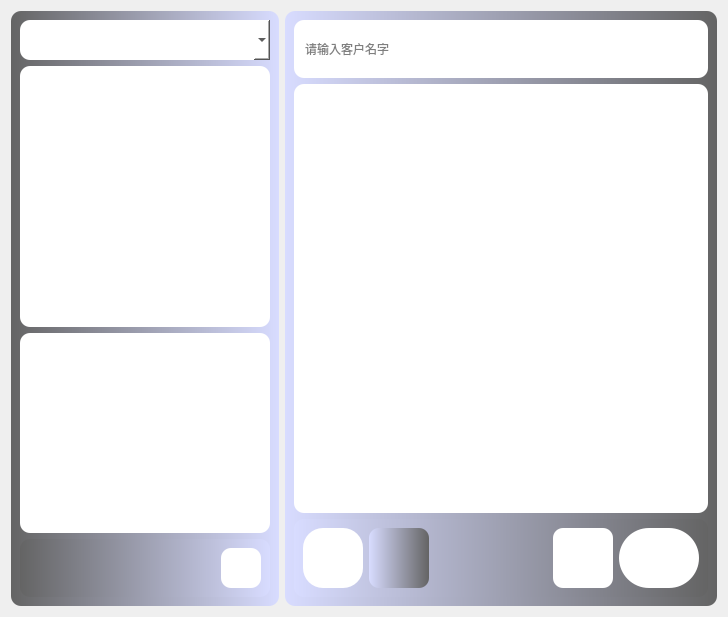
<?xml version="1.0" encoding="UTF-8"?>
<ui version="4.0">
 <class>ChatPage</class>
 <widget class="QWidget" name="ChatPage">
  <property name="geometry">
   <rect>
    <x>0</x>
    <y>0</y>
    <width>728</width>
    <height>617</height>
   </rect>
  </property>
  <property name="windowTitle">
   <string>Form</string>
  </property>
  <property name="styleSheet">
   <string notr="true"/>
  </property>
  <layout class="QHBoxLayout" name="horizontalLayout_4">
   <item>
    <widget class="QWidget" name="widget" native="true">
     <property name="styleSheet">
      <string notr="true">background-color: rgb(216, 220, 255);border-radius: 10px;
background-color: qlineargradient(spread:pad, x1:0, y1:0, x2:1, y2:0, stop:0 rgba(100, 100, 100, 255), stop:1 rgba(216, 220, 255, 255));</string>
     </property>
     <layout class="QVBoxLayout" name="verticalLayout">
      <item>
       <widget class="QComboBox" name="client_select">
        <property name="minimumSize">
         <size>
          <width>0</width>
          <height>40</height>
         </size>
        </property>
        <property name="styleSheet">
         <string notr="true">background-color: rgb(255, 255, 255);</string>
        </property>
       </widget>
      </item>
      <item>
       <widget class="QTextEdit" name="textRecv">
        <property name="styleSheet">
         <string notr="true">border-radius: 10px;background-color: rgb(255, 255, 255);
font: 11pt &quot;华文隶书&quot;;</string>
        </property>
       </widget>
      </item>
      <item>
       <widget class="QTextEdit" name="textSend">
        <property name="maximumSize">
         <size>
          <width>16777215</width>
          <height>200</height>
         </size>
        </property>
        <property name="styleSheet">
         <string notr="true">border-radius: 10px;background-color: rgb(255, 255, 255);
font: 11pt &quot;华文隶书&quot;;</string>
        </property>
       </widget>
      </item>
      <item>
       <widget class="QWidget" name="widget_2" native="true">
        <layout class="QHBoxLayout" name="horizontalLayout">
         <item>
          <spacer name="horizontalSpacer">
           <property name="orientation">
            <enum>Qt::Horizontal</enum>
           </property>
           <property name="sizeHint" stdset="0">
            <size>
             <width>328</width>
             <height>20</height>
            </size>
           </property>
          </spacer>
         </item>
         <item>
          <widget class="QPushButton" name="btnSend">
           <property name="minimumSize">
            <size>
             <width>40</width>
             <height>40</height>
            </size>
           </property>
           <property name="styleSheet">
            <string notr="true">background-color: rgb(255, 255, 255);border-radius: 10px;</string>
           </property>
           <property name="text">
            <string/>
           </property>
           <property name="icon">
            <iconset resource="src.qrc">
             <normaloff>:/images/send.png</normaloff>:/images/send.png</iconset>
           </property>
           <property name="iconSize">
            <size>
             <width>35</width>
             <height>35</height>
            </size>
           </property>
          </widget>
         </item>
        </layout>
       </widget>
      </item>
     </layout>
    </widget>
   </item>
   <item>
    <widget class="QWidget" name="widget_4" native="true">
     <property name="styleSheet">
      <string notr="true">background-color: rgb(0, 255, 255);border-radius: 10px;
background-color: qlineargradient(spread:pad, x1:0, y1:0, x2:1, y2:0, stop:0 rgba(216, 220, 255, 255) , stop:1 rgba(100, 100, 100, 255) );
border-color: rgb(238, 244, 255);</string>
     </property>
     <layout class="QVBoxLayout" name="verticalLayout_3">
      <item>
       <widget class="QWidget" name="widget_6" native="true">
        <property name="styleSheet">
         <string notr="true">background-color: rgb(255, 255, 255);</string>
        </property>
        <layout class="QHBoxLayout" name="horizontalLayout_3">
         <item>
          <widget class="QLineEdit" name="lineEdit">
           <property name="minimumSize">
            <size>
             <width>350</width>
             <height>40</height>
            </size>
           </property>
           <property name="styleSheet">
            <string notr="true">border-radius: 10px;background-color: rgb(255, 255, 255);
border-color: rgb(0, 0, 0);
border-radius: 10px;</string>
           </property>
           <property name="inputMask">
            <string/>
           </property>
           <property name="text">
            <string/>
           </property>
           <property name="placeholderText">
            <string>请输入客户名字</string>
           </property>
          </widget>
         </item>
         <item>
          <widget class="QPushButton" name="btn_search">
           <property name="minimumSize">
            <size>
             <width>40</width>
             <height>40</height>
            </size>
           </property>
           <property name="styleSheet">
            <string notr="true">background-color: rgb(255, 255, 255);
border-radius: 10px;</string>
           </property>
           <property name="text">
            <string/>
           </property>
           <property name="icon">
            <iconset resource="src.qrc">
             <normaloff>:/images/R-C.png</normaloff>:/images/R-C.png</iconset>
           </property>
           <property name="iconSize">
            <size>
             <width>30</width>
             <height>30</height>
            </size>
           </property>
          </widget>
         </item>
         <item>
          <spacer name="horizontalSpacer_3">
           <property name="orientation">
            <enum>Qt::Horizontal</enum>
           </property>
           <property name="sizeHint" stdset="0">
            <size>
             <width>40</width>
             <height>20</height>
            </size>
           </property>
          </spacer>
         </item>
        </layout>
       </widget>
      </item>
      <item>
       <widget class="QTableView" name="tableView">
        <property name="styleSheet">
         <string notr="true">background-color: rgb(255, 255, 255);border-radius: 10px;</string>
        </property>
       </widget>
      </item>
      <item>
       <widget class="QWidget" name="widget_5" native="true">
        <layout class="QHBoxLayout" name="horizontalLayout_2">
         <item>
          <widget class="QPushButton" name="btn_back">
           <property name="minimumSize">
            <size>
             <width>60</width>
             <height>60</height>
            </size>
           </property>
           <property name="styleSheet">
            <string notr="true">border-radius: 20px;background-color: rgb(255, 255, 255);</string>
           </property>
           <property name="text">
            <string/>
           </property>
           <property name="icon">
            <iconset resource="src.qrc">
             <normaloff>:/images/back.png</normaloff>:/images/back.png</iconset>
           </property>
           <property name="iconSize">
            <size>
             <width>50</width>
             <height>50</height>
            </size>
           </property>
          </widget>
         </item>
         <item>
          <widget class="QPushButton" name="btn_submit">
           <property name="minimumSize">
            <size>
             <width>60</width>
             <height>60</height>
            </size>
           </property>
           <property name="styleSheet">
            <string notr="true">color: rgb(255, 255, 255);border-radius: 10px;</string>
           </property>
           <property name="text">
            <string/>
           </property>
           <property name="icon">
            <iconset resource="src.qrc">
             <normaloff>:/images/f15.png</normaloff>:/images/f15.png</iconset>
           </property>
           <property name="iconSize">
            <size>
             <width>50</width>
             <height>50</height>
            </size>
           </property>
          </widget>
         </item>
         <item>
          <spacer name="horizontalSpacer_2">
           <property name="orientation">
            <enum>Qt::Horizontal</enum>
           </property>
           <property name="sizeHint" stdset="0">
            <size>
             <width>40</width>
             <height>20</height>
            </size>
           </property>
          </spacer>
         </item>
         <item>
          <widget class="QPushButton" name="btn_del">
           <property name="minimumSize">
            <size>
             <width>60</width>
             <height>60</height>
            </size>
           </property>
           <property name="styleSheet">
            <string notr="true">background-color: rgb(255, 255, 255);
border-radius: 10px;
</string>
           </property>
           <property name="text">
            <string/>
           </property>
           <property name="icon">
            <iconset>
             <normalon>:/images/del.png</normalon>
            </iconset>
           </property>
           <property name="iconSize">
            <size>
             <width>50</width>
             <height>50</height>
            </size>
           </property>
          </widget>
         </item>
         <item>
          <widget class="QPushButton" name="btn_add">
           <property name="minimumSize">
            <size>
             <width>80</width>
             <height>60</height>
            </size>
           </property>
           <property name="styleSheet">
            <string notr="true">background-color: rgb(255, 255, 255);
border-radius: 30px;
</string>
           </property>
           <property name="text">
            <string/>
           </property>
           <property name="icon">
            <iconset resource="src.qrc">
             <normaloff>:/images/add.png</normaloff>:/images/add.png</iconset>
           </property>
           <property name="iconSize">
            <size>
             <width>50</width>
             <height>50</height>
            </size>
           </property>
          </widget>
         </item>
        </layout>
       </widget>
      </item>
     </layout>
    </widget>
   </item>
  </layout>
 </widget>
 <resources>
  <include location="src.qrc"/>
 </resources>
 <connections/>
</ui>
